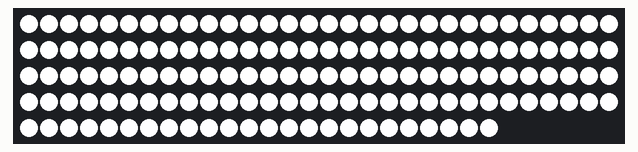
Simulated run of this sketch. Board: Arduino Uno, built with avr-gcc and run on an emulated ATmega328P. Shown: 144 RGB LEDs in strip order, left to right, continuing on the next row. Random numbers use the default seed unless the sketch sets one.

Above: at 0.05 s.
At 1.6 s:
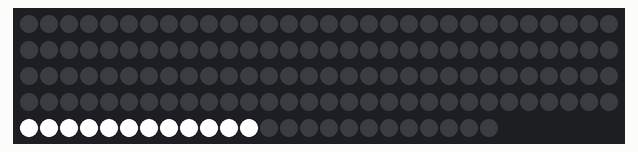
At 21.3 s:
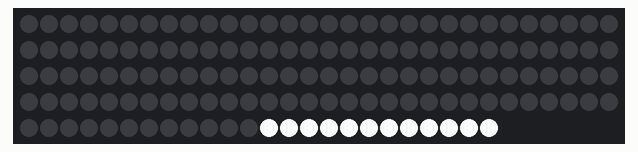
At 22.5 s:
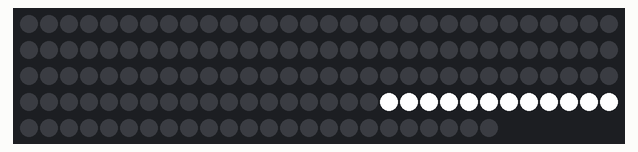
At 31.0 s:
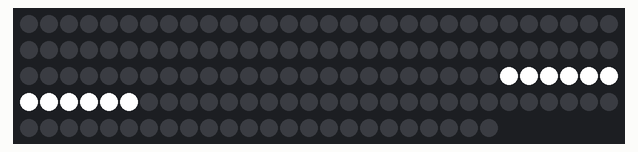
At 39.2 s:
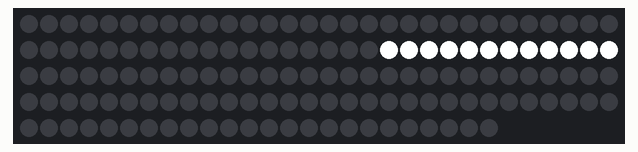

The sketch:

CDC_Phone.ino
```cpp
#define FASTLED_INTERNAL 1
#include "FastLED.h"
#ifdef __AVR__
#include <avr/power.h>
#endif

#define DATA_PIN   6
#define NUM_LEDS   144
uint8_t fade = 96;
uint16_t randcount = 15;
int toggle = 0;

CRGBArray<NUM_LEDS> leds;

int buttons[12][2] = {
  {120, 131} ,   // zero
  {0, 11} , // one
  {12, 23} , // two
  {24, 35} , // three
  {60, 71} ,   // four
  {48, 59} ,   // five
  {36, 47} ,  // six
  {72, 83} ,   // seven
  {84, 95} ,   // eight
  {96, 107} ,   // nine
  {132, 144} ,    // star
  {108, 119}     // pound
};


//    one ----- two ----- three ---
//                                |
//  - four ---- five ----- six ----
//  |
//  - seven --- eight --- nine ----
//                                |
//    star ----- zero --- pound ---
//


int startup = 0;
int count = 0;

void setup() {
  // put your setup code here, to run once:
  FastLED.addLeds<NEOPIXEL, DATA_PIN>(leds, NUM_LEDS);
  randomSeed(analogRead(0));
}

void loop() {
  // put your main code here, to run repeatedly:
  FastLED.clear();
  testpattern(startup);

  int number = random(0, 11);
  int startled = buttons[number][0];
  int stopled = buttons[number][1];

  leds(startled, stopled) = CRGB::White;
  FastLED.show();
  FastLED.delay(500);
  leds(startled, stopled) = CRGB::Black;
  FastLED.show();
  FastLED.delay(300);
  if (count > randcount) {
    if (toggle > 1) {
      blinkall(2,700,400);
    } else {
      jenny_fade();
    }
    count = 0;
  }
  count++;
}

void jenny_fade() {
  blinkAndFade(8);
  blinkAndFade(6);
  blinkAndFade(7);
  blinkAndFade(5);
  blinkAndFade(3);
  blinkAndFade(0);
  blinkAndFade(9);
  blinkAndFade(9);
}


void testpattern(int start) {
  if (start > 0) {
    return;
  }
  startup++;
  blinkall(5,100,200);
  for (int number = 0; number < 12;) {
    int startled = buttons[number][0];
    int stopled = buttons[number][1];
    if (number == 0 || number == 10 || number == 11) {
      leds(startled, stopled) = CRGB::White;
      FastLED.show();
      FastLED.delay(1000);
      leds(startled, stopled) = CRGB::Black;
      FastLED.show();
      FastLED.delay(200);
    } else {
      for (int i = 0; i < number; i++) {
        leds(startled, stopled) = CRGB::White;
        FastLED.show();
        FastLED.delay(300);
        leds(startled, stopled) = CRGB::Black;
        FastLED.show();
        FastLED.delay(100);
      }
    }
    number++;
  }
}

void blinkAndFade(int currLed) {
  int startled = buttons[currLed][0];
  int stopled = buttons[currLed][1];

  leds(startled, stopled) = CRGB::White;
  FastLED.show();
  FastLED.delay(200);
  fadeToBlackBy(leds, NUM_LEDS, fade);
  FastLED.show();
  toggle++;
}

void blinkall(int count,uint16_t ontime, uint16_t offtime) {
  for (int i = 0; i < count; i++) {
    fill_solid(leds, NUM_LEDS, CRGB::White);
    FastLED.delay(ontime);
    fill_solid(leds, NUM_LEDS, CRGB::Black);
    FastLED.delay(offtime);
  }
  toggle=0;
}
```
